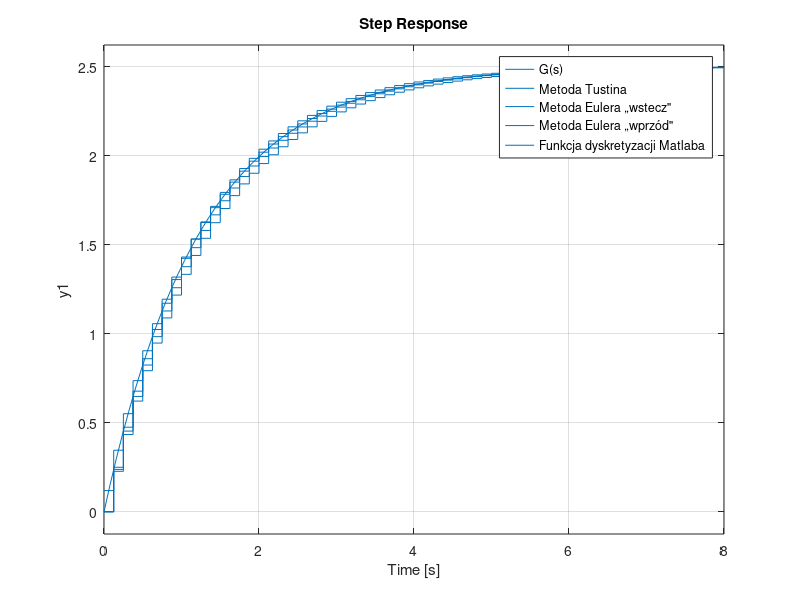

Write MATLAB code to recreate this figure.
clc
clear

% Dane
T0 = 5 * 0.25;
Tp = 0.1 * T0;
k = 2.5;
 
% transmitancja G(s)
mian_G = [T0 1];
Gs = tf(k, mian_G);
step(Gs)
hold on

% metoda Tustina
licznik_Tustin = [k*Tp/(2*T0+Tp) k*Tp/(2*T0+Tp)];
mian_Tustin = [1 -(2*T0-Tp)/(2*T0+Tp)];
H = tf(licznik_Tustin, mian_Tustin, Tp);
step(H)
hold on

% metoda Eulera „wstecz"
licznik_Euler_wstecz = [(k*Tp)/(Tp+T0)];
mian_Euler_wstecz = [1 -(T0/(Tp+T0))];
F = tf(licznik_Euler_wstecz, mian_Euler_wstecz, Tp);
step(F)
hold on

% metoda Eulera „wprzód"
licznik_Euler_wprzod = [(k*Tp)/T0];
mian_Euler_wprzod = [1 ((Tp-T0)/T0)];
E = tf(licznik_Euler_wprzod, mian_Euler_wprzod, Tp);
step(E)
hold on

% c2d czyli dyskretyzacja matlaba
Gd = c2d(Gs,Tp);
step(Gd)
hold on
legend('G(s)','Metoda Tustina','Metoda Eulera „wstecz"','Metoda Eulera „wprzód"','Funkcja dyskretyzacji Matlaba')

    
    

